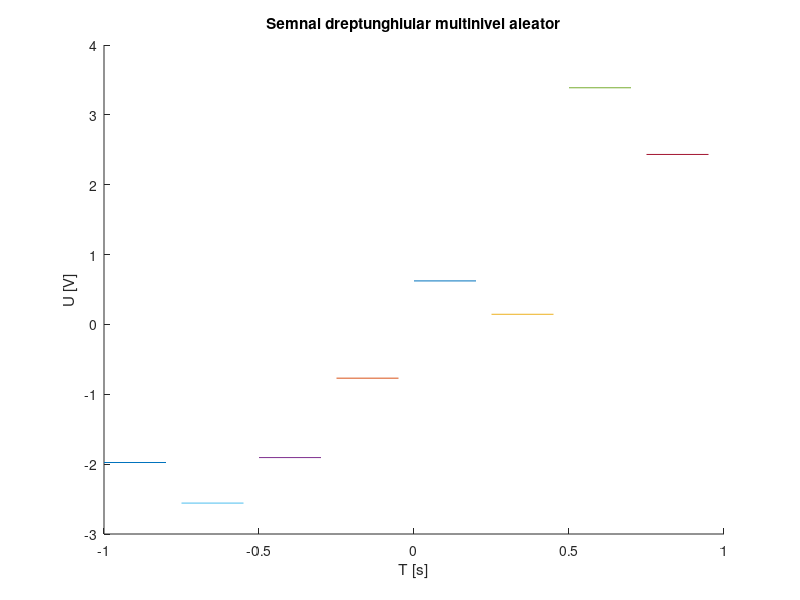

Here is the MATLAB script that generated this plot:
hold on; %aceasta functie asigura reprezentarea tuturor semnalelor componente pe aceeasi figura
%rezolutie temporara de 200ms
r1=rand(1);
r2=rand(1);
r3=rand(1);
r4=rand(1);
r5=rand(1);
r6=rand(1);
r7=rand(1);
r8=rand(1);
t=0:.2:0.25;
x1=r1*square(2*pi*4*t,100);%am ales factorul de umplere 100 pentru a pastra un nivel constant
x2=-r2*square(2*pi*4*t,100);
x3=3*r3*square(2*pi*4*t,100);
x4=-3*r4*square(2*pi*4*t,100);
x5=5*r5*square(2*pi*4*t,100);
x6=-5*r6*square(2*pi*4*t,100);
x7=7*r7*square(2*pi*4*t,100);
x8=-7*r8*square(2*pi*4*t,100);
plot(t,x1);
plot(t-0.25,x2);%am deplasat al doilea semnal pentru a-l pozitiona la stanga primului
plot(t+0.25,x3);
plot(t-0.5,x4);
plot(t+0.5,x5);
plot(t-0.75,x6);
plot(t+0.75,x7);
plot(t-1,x8);
xlabel('T [s]')
ylabel('U [V]')
title('Semnal dreptunghiular multinivel aleator')